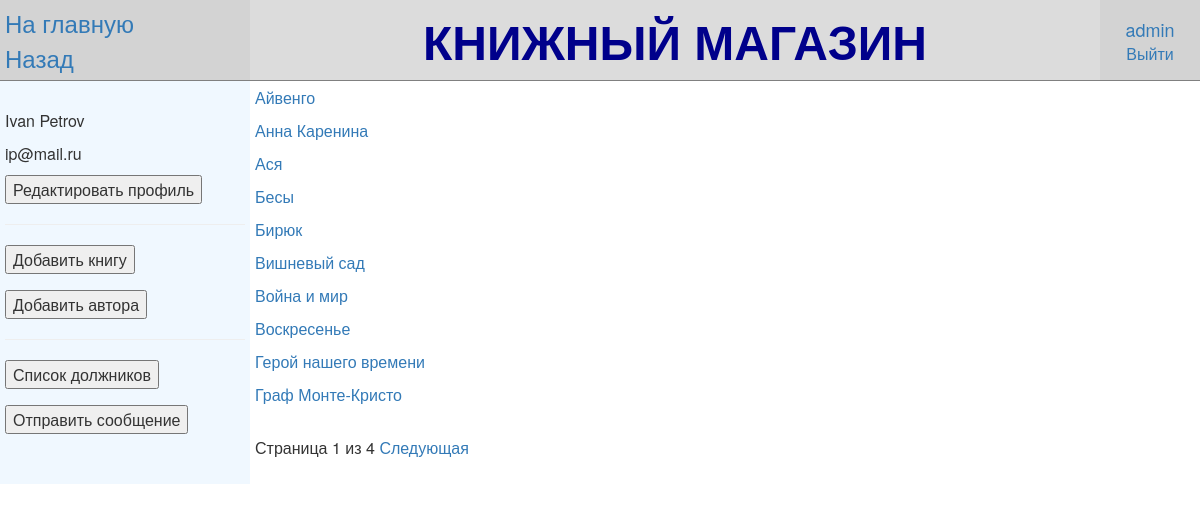
Page /worker/ (signed in) on the committed database.
### bookstore_app/models.py (models this page shows, shortened)
class Book (models.Model):
    LANG_CORT=(("ENG", "Английский"), ("DEU", "Немецкий"), ("FRA" ,"Французский"), ("RUS" ,"Русский"), ("ITA", "Итальянский"), ("SPA", "Испанский"), ("CHI", "Китайский"))
    GENR_CORT=((None, "---------"), ("Basnya", "Басня"), ("Povest", "Повесть"), ("Poema", "Поэма"), ("Proza", "Проза"), ("Pyesa", "Пьеса"), ("Rasskaz", "Рассказ"), ("Roman", "Роман"), ("Skazka", "Сказка"), ("Stix", "Стихотворение"))
    title=models.CharField(max_length=100, verbose_name="Название")
    image=models.ImageField(upload_to='media/', blank=True, null=True, verbose_name="Изображение")
    summary=models.TextField(max_length=500, blank=True, null=True, verbose_name="Описание")
    author=models.ForeignKey(Author, on_delete=models.SET_NULL, null=True, verbose_name="Автор")
    language=models.CharField(max_length=3, choices=sorted(LANG_CORT, key=lambda x: x[1] ), verbose_name="Язык")
    genre=models.CharField(max_length=20, choices=sorted(GENR_CORT, key=lambda x: x[1] ), verbose_name="Жанр")
    price=models.IntegerField(validators=[MinValueValidator(0), MaxValueValidator(2147483647)], null=True, verbose_name="Стоимость")
    count=models.IntegerField(validators=[MinValueValidator(0), MaxValueValidator(2147483647)], null=True, verbose_name="Количество")
    class Meta:
        ordering=["title"]
    def get_absolute_url(self):
        return reverse ("book_info", args=[str(self.id)])

### bookstore_app/views.py (the view)
# urls.py: path('worker/', views.workeruser, name='worker'),
@login_required(login_url='login')
@permission_required('bookstore_app.add_book', raise_exception=True)
def workeruser(request):
    book_list=Book.objects.all()
    paginator=Paginator(book_list, 10)
    page=request.GET.get('page')
    try:
        books=paginator.page(page)
    except PageNotAnInteger:
        books=paginator.page(1)
    except EmptyPage:
        books=paginator.page(paginator.num_pages)
    return render (request, "worker.html",
        context={
        "books": books,
        })

### bookstore_app/templates/worker.html (shortened to what this page needs)
{%extends "base_template.html"%}
{%block navigate%}
<form action="{% url 'user_update' %}">
    <p>{{user.first_name}} {{user.last_name}}</p>
    <p>{{user.email}}</p>
    <p><input type="submit" value="Редактировать профиль" name="butuserupdate"/></p>
</form>
<hr>
<form action="{% url 'book_add' %}" method="get">
    <input type="submit" value="Добавить книгу" name="butadd"/>
</form>
<form action="{% url 'author_add' %}" method="get">
    <input type="submit" value="Добавить автора" name="butauthor"/>
</form>
<hr>
<form action="{% url 'duty_list' %}" method="get">
    <input type="submit" value="Список должников" name="butduty"/>
</form>
<form action="{% url 'email' %}" method="get">
    <input type="submit" value="Отправить сообщение" name="butemail"/>
</form>
{%endblock%}
{%block view%}
<div>
    {%for item in books%}
        <p><a href="{{item.get_absolute_url}}">{{item.title}}</a></p>
    {%endfor%}
    <div class="pagination" align="center">
        <span class=""step-links">
        <span class="current">
            Страница {{books.number}} из {{books.paginator.num_pages}}
        </span>
        {%if books.has_next%}
            <a href="?page={{books.next_page_number}}">Следующая</a>
        {%endif%}
        </span>
    </div>
</div>
{%endblock%}

### bookstore_app/templates/base_template.html (shortened to what this page needs)
{% load static %}
<html>
    <head>
        <link rel="stylesheet" href="https://maxcdn.bootstrapcdn.com/bootstrap/3.3.7/css/bootstrap.min.css">
        <link rel="stylesheet" href="{% static 'css/styles.css' %}">
    </head>
    <body>
        <table width="100%" heigt="100%" frame="void" rules="rows">
            <tr bgcolor="Gainsboro">
                <td width="250" bgcolor="Lightgrey">
                    <a href="{% url 'index' %}"><font size="5">На главную</font></a><br>
                    <a href="{{request.META.HTTP_REFERER}}"><font size="5">Назад</font></a>
                </td>
                <td align="center" valign="middle">
                    <font size="10" color="DarkBlue"><b>КНИЖНЫЙ МАГАЗИН</b></font>
                </td>
                <td width="100" height="10" align="center" bgcolor="Lightgrey" >
                {%block login%}
                    {%if user.is_authenticated%}
                        {%if user.is_staff%}
                            <div><a href="/admin/"><font size="4">{{user.get_username}}</font></a></div>
                        {%endif%}
                        <a href="{% url 'logout' %}">Выйти</a>
                    {%else%}
                        <a href="{% url 'login' %}">Войти</a>
                        <a href="{% url 'register' %}">Регистрация</a>
                    {%endif%}
                {%endblock%}
                </td>
            </tr>
            <tr>
                <td height="100%" valign="top" bgcolor="AliceBlue">
                    <br>
                    {%block navigate%}
                    {%endblock%}
                </td>
                <td colspan="2">
                    {%block view%}
                    {%endblock%}
                </td>
            </tr>
        </table>
    </body>
</html>

### static/css/styles.css (style rules this page uses)
body { background-color:rgb(255, 255, 255); }
td { padding: 5px; }

### rows in the picture
Book: title "Айвенго"
Book: title "Анна Каренина"
Book: title "Ася"
Book: title "Бесы"
Book: title "Бирюк"
Book: title "Вишневый сад"
Book: title "Война и мир"
Book: title "Воскресенье"
Book: title "Герой нашего времени"
Book: title "Граф Монте-Кристо"

### other values in the picture
{{ user.get_username }} "admin"
{{ user.first_name }} "Ivan"
{{ user.last_name }} "Petrov"
{{ user.email }} "ip@mail.ru"
{{ books.number }} "1"
{{ books.paginator.num_pages }} "4"
